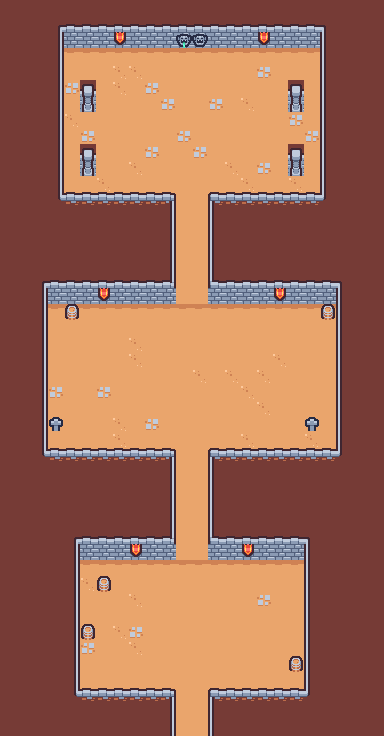

A 2D game scene composited from a Tiled map and its tileset images. What follows is a short description and the map's XML, with each tile layer's data collapsed to a summary:
An orthogonal 24x46 tile map with 16x16 px tiles, 2 tile layers (Suelo, Decorado), 1 hidden layer not drawn, 2 tilesets and 16 objects (8x enemigo, 2x cofre, entrada, salida, reja, ...).

<map version="1.10" tiledversion="1.11.0" orientation="orthogonal" renderorder="right-down" width="24" height="46" tilewidth="16" tileheight="16" infinite="0" nextlayerid="5" nextobjectid="17">
 <properties>
  <property name="nombre" value="Fortaleza de Grum" />
  <property name="musica" value="mazmorra" />
 </properties>
 <tileset firstgid="1" source="pueblo.tsx" />
 <tileset firstgid="133" source="mazmorra.tsx" />
 <layer id="1" name="Suelo" width="24" height="46">
  <data>[1104 cells, 1104 non-empty, 5 distinct tile ids]</data>
 </layer>
 <layer id="2" name="Decorado" width="24" height="46">
  <data>[1104 cells, 235 non-empty, 20 distinct tile ids]</data>
 </layer>
 <layer id="3" name="Colisiones" width="24" height="46" visible="0">
  <data>[1104 cells, 667 non-empty, 1 distinct tile ids]</data>
 </layer>
 <objectgroup id="4" name="Cosas">
  <object id="1" name="sur" type="entrada" x="176" y="688" width="16" height="16" />
  <object id="2" name="salida_sur" type="salida" x="176" y="720" width="32" height="16">
   <properties>
    <property name="destino" value="bosque" />
    <property name="entrada" value="fortaleza" />
   </properties>
  </object>
  <object id="3" name="reja_jefe" type="reja" x="176" y="272" width="32" height="16">
   <properties>
    <property name="sala" value="sala2" />
   </properties>
  </object>
  <object id="4" name="sala2" type="sala" x="48" y="304" width="288" height="144" />
  <object id="5" name="cofre_pocion" type="cofre" x="272" y="576" width="16" height="16">
   <properties>
    <property name="contenido" value="pocion" />
   </properties>
  </object>
  <object id="6" name="cofre_monedas" type="cofre" x="64" y="336" width="16" height="16">
   <properties>
    <property name="contenido" value="monedas" />
    <property name="cantidad" type="int" value="15" />
   </properties>
  </object>
  <object id="7" name="arana" type="enemigo" x="128" y="592" width="16" height="16">
   <properties>
    <property name="sala" value="" />
   </properties>
  </object>
  <object id="8" name="arana" type="enemigo" x="240" y="576" width="16" height="16">
   <properties>
    <property name="sala" value="" />
   </properties>
  </object>
  <object id="9" name="arana" type="enemigo" x="192" y="624" width="16" height="16">
   <properties>
    <property name="sala" value="" />
   </properties>
  </object>
  <object id="10" name="fantasma" type="enemigo" x="96" y="352" width="16" height="16">
   <properties>
    <property name="sala" value="sala2" />
   </properties>
  </object>
  <object id="11" name="fantasma" type="enemigo" x="272" y="368" width="16" height="16">
   <properties>
    <property name="sala" value="sala2" />
   </properties>
  </object>
  <object id="12" name="arana" type="enemigo" x="144" y="416" width="16" height="16">
   <properties>
    <property name="sala" value="sala2" />
   </properties>
  </object>
  <object id="13" name="arana" type="enemigo" x="240" y="336" width="16" height="16">
   <properties>
    <property name="sala" value="sala2" />
   </properties>
  </object>
  <object id="14" name="murcielago" type="enemigo" x="192" y="320" width="16" height="16">
   <properties>
    <property name="sala" value="sala2" />
   </properties>
  </object>
  <object id="15" name="grum" type="jefe" x="176" y="80" width="32" height="32" />
  <object id="16" name="piedra" type="piedra" x="176" y="96" width="16" height="16" />
 </objectgroup>
</map>
